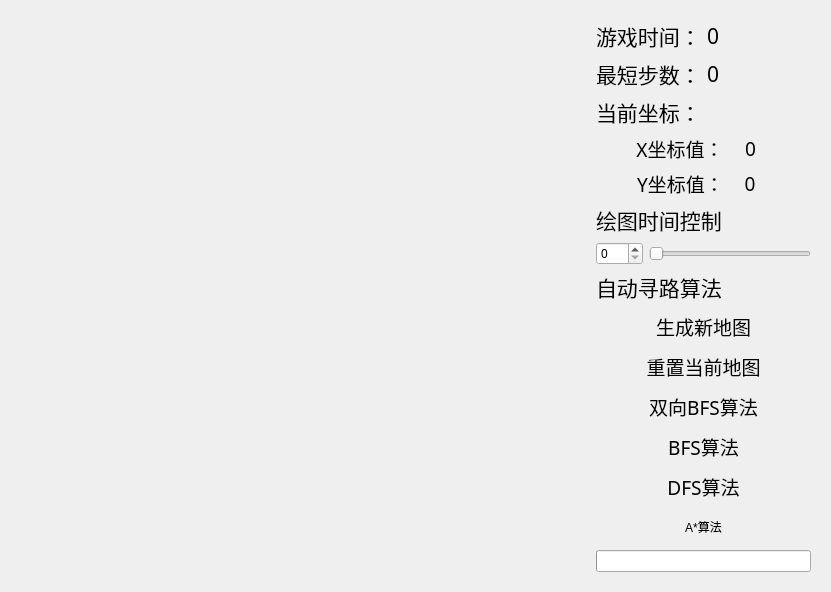
<?xml version="1.0" encoding="UTF-8"?>
<ui version="4.0">
 <class>Widget</class>
 <widget class="QWidget" name="Widget">
  <property name="geometry">
   <rect>
    <x>0</x>
    <y>0</y>
    <width>831</width>
    <height>588</height>
   </rect>
  </property>
  <property name="sizePolicy">
   <sizepolicy hsizetype="Fixed" vsizetype="Fixed">
    <horstretch>0</horstretch>
    <verstretch>0</verstretch>
   </sizepolicy>
  </property>
  <property name="minimumSize">
   <size>
    <width>0</width>
    <height>0</height>
   </size>
  </property>
  <property name="maximumSize">
   <size>
    <width>831</width>
    <height>618</height>
   </size>
  </property>
  <property name="mouseTracking">
   <bool>false</bool>
  </property>
  <property name="windowTitle">
   <string>迷宫自动寻路算法演示</string>
  </property>
  <layout class="QGridLayout" name="gridLayout">
   <item row="0" column="0">
    <widget class="QWidget" name="GameWidget" native="true">
     <property name="minimumSize">
      <size>
       <width>570</width>
       <height>570</height>
      </size>
     </property>
     <property name="maximumSize">
      <size>
       <width>570</width>
       <height>570</height>
      </size>
     </property>
    </widget>
   </item>
   <item row="0" column="1">
    <widget class="QWidget" name="GameInfo" native="true">
     <property name="minimumSize">
      <size>
       <width>0</width>
       <height>570</height>
      </size>
     </property>
     <property name="maximumSize">
      <size>
       <width>16777215</width>
       <height>570</height>
      </size>
     </property>
     <layout class="QVBoxLayout" name="verticalLayout_2">
      <item>
       <layout class="QVBoxLayout" name="verticalLayout">
        <item>
         <spacer name="verticalSpacer_13">
          <property name="orientation">
           <enum>Qt::Orientation::Vertical</enum>
          </property>
          <property name="sizeHint" stdset="0">
           <size>
            <width>20</width>
            <height>40</height>
           </size>
          </property>
         </spacer>
        </item>
        <item>
         <spacer name="verticalSpacer_12">
          <property name="orientation">
           <enum>Qt::Orientation::Vertical</enum>
          </property>
          <property name="sizeHint" stdset="0">
           <size>
            <width>20</width>
            <height>40</height>
           </size>
          </property>
         </spacer>
        </item>
        <item>
         <layout class="QHBoxLayout" name="horizontalLayout_4">
          <item>
           <widget class="QLabel" name="gameTime_2">
            <property name="font">
             <font>
              <family>茶末手写体</family>
              <pointsize>16</pointsize>
              <italic>false</italic>
              <bold>false</bold>
             </font>
            </property>
            <property name="styleSheet">
             <string notr="true">font: 16pt &quot;茶末手写体&quot;;</string>
            </property>
            <property name="text">
             <string>游戏时间：</string>
            </property>
           </widget>
          </item>
          <item>
           <widget class="QLabel" name="gameTime">
            <property name="font">
             <font>
              <family>茶末手写体</family>
              <pointsize>16</pointsize>
              <italic>false</italic>
              <bold>false</bold>
             </font>
            </property>
            <property name="styleSheet">
             <string notr="true">font: 16pt &quot;茶末手写体&quot;;</string>
            </property>
            <property name="text">
             <string>0</string>
            </property>
           </widget>
          </item>
         </layout>
        </item>
        <item>
         <spacer name="verticalSpacer_15">
          <property name="orientation">
           <enum>Qt::Orientation::Vertical</enum>
          </property>
          <property name="sizeHint" stdset="0">
           <size>
            <width>20</width>
            <height>40</height>
           </size>
          </property>
         </spacer>
        </item>
        <item>
         <layout class="QHBoxLayout" name="horizontalLayout_5">
          <item>
           <widget class="QLabel" name="gameStep_2">
            <property name="font">
             <font>
              <family>茶末手写体</family>
              <pointsize>16</pointsize>
              <italic>false</italic>
              <bold>false</bold>
             </font>
            </property>
            <property name="styleSheet">
             <string notr="true">font: 16pt &quot;茶末手写体&quot;;</string>
            </property>
            <property name="text">
             <string>最短步数：</string>
            </property>
           </widget>
          </item>
          <item>
           <widget class="QLabel" name="gameStep">
            <property name="font">
             <font>
              <family>茶末手写体</family>
              <pointsize>16</pointsize>
              <italic>false</italic>
              <bold>false</bold>
             </font>
            </property>
            <property name="styleSheet">
             <string notr="true">font: 16pt &quot;茶末手写体&quot;;</string>
            </property>
            <property name="text">
             <string>0</string>
            </property>
           </widget>
          </item>
         </layout>
        </item>
        <item>
         <widget class="QLabel" name="currentCoordinates">
          <property name="font">
           <font>
            <family>茶末手写体</family>
            <pointsize>16</pointsize>
            <italic>false</italic>
            <bold>false</bold>
           </font>
          </property>
          <property name="styleSheet">
           <string notr="true">font: 16pt &quot;茶末手写体&quot;;</string>
          </property>
          <property name="text">
           <string>当前坐标：</string>
          </property>
         </widget>
        </item>
        <item>
         <spacer name="verticalSpacer_11">
          <property name="orientation">
           <enum>Qt::Orientation::Vertical</enum>
          </property>
          <property name="sizeHint" stdset="0">
           <size>
            <width>20</width>
            <height>40</height>
           </size>
          </property>
         </spacer>
        </item>
        <item>
         <layout class="QHBoxLayout" name="horizontalLayout_2">
          <item>
           <spacer name="horizontalSpacer_3">
            <property name="orientation">
             <enum>Qt::Orientation::Horizontal</enum>
            </property>
            <property name="sizeHint" stdset="0">
             <size>
              <width>40</width>
              <height>20</height>
             </size>
            </property>
           </spacer>
          </item>
          <item>
           <widget class="QLabel" name="x_text">
            <property name="sizePolicy">
             <sizepolicy hsizetype="Expanding" vsizetype="Maximum">
              <horstretch>0</horstretch>
              <verstretch>0</verstretch>
             </sizepolicy>
            </property>
            <property name="font">
             <font>
              <family>茶末手写体</family>
              <pointsize>14</pointsize>
              <italic>false</italic>
              <bold>false</bold>
             </font>
            </property>
            <property name="styleSheet">
             <string notr="true">font: 14pt &quot;茶末手写体&quot;;</string>
            </property>
            <property name="text">
             <string>X坐标值：</string>
            </property>
            <property name="textFormat">
             <enum>Qt::TextFormat::AutoText</enum>
            </property>
            <property name="alignment">
             <set>Qt::AlignmentFlag::AlignHCenter|Qt::AlignmentFlag::AlignTop</set>
            </property>
           </widget>
          </item>
          <item>
           <widget class="QLabel" name="x">
            <property name="sizePolicy">
             <sizepolicy hsizetype="Expanding" vsizetype="Maximum">
              <horstretch>0</horstretch>
              <verstretch>0</verstretch>
             </sizepolicy>
            </property>
            <property name="font">
             <font>
              <family>茶末手写体</family>
              <pointsize>14</pointsize>
              <italic>false</italic>
              <bold>false</bold>
             </font>
            </property>
            <property name="styleSheet">
             <string notr="true">font: 14pt &quot;茶末手写体&quot;;</string>
            </property>
            <property name="text">
             <string>0</string>
            </property>
            <property name="textFormat">
             <enum>Qt::TextFormat::AutoText</enum>
            </property>
            <property name="alignment">
             <set>Qt::AlignmentFlag::AlignHCenter|Qt::AlignmentFlag::AlignTop</set>
            </property>
           </widget>
          </item>
          <item>
           <spacer name="horizontalSpacer_4">
            <property name="orientation">
             <enum>Qt::Orientation::Horizontal</enum>
            </property>
            <property name="sizeHint" stdset="0">
             <size>
              <width>40</width>
              <height>20</height>
             </size>
            </property>
           </spacer>
          </item>
         </layout>
        </item>
        <item>
         <spacer name="verticalSpacer_10">
          <property name="orientation">
           <enum>Qt::Orientation::Vertical</enum>
          </property>
          <property name="sizeHint" stdset="0">
           <size>
            <width>20</width>
            <height>40</height>
           </size>
          </property>
         </spacer>
        </item>
        <item>
         <layout class="QHBoxLayout" name="horizontalLayout">
          <item>
           <spacer name="horizontalSpacer">
            <property name="orientation">
             <enum>Qt::Orientation::Horizontal</enum>
            </property>
            <property name="sizeHint" stdset="0">
             <size>
              <width>40</width>
              <height>20</height>
             </size>
            </property>
           </spacer>
          </item>
          <item>
           <widget class="QLabel" name="y_text">
            <property name="sizePolicy">
             <sizepolicy hsizetype="Expanding" vsizetype="Maximum">
              <horstretch>0</horstretch>
              <verstretch>0</verstretch>
             </sizepolicy>
            </property>
            <property name="font">
             <font>
              <family>茶末手写体</family>
              <pointsize>14</pointsize>
              <italic>false</italic>
              <bold>false</bold>
             </font>
            </property>
            <property name="styleSheet">
             <string notr="true">font: 14pt &quot;茶末手写体&quot;;</string>
            </property>
            <property name="text">
             <string>Y坐标值：</string>
            </property>
            <property name="textFormat">
             <enum>Qt::TextFormat::AutoText</enum>
            </property>
            <property name="alignment">
             <set>Qt::AlignmentFlag::AlignHCenter|Qt::AlignmentFlag::AlignTop</set>
            </property>
           </widget>
          </item>
          <item>
           <widget class="QLabel" name="y">
            <property name="sizePolicy">
             <sizepolicy hsizetype="Expanding" vsizetype="Maximum">
              <horstretch>0</horstretch>
              <verstretch>0</verstretch>
             </sizepolicy>
            </property>
            <property name="font">
             <font>
              <family>茶末手写体</family>
              <pointsize>14</pointsize>
              <italic>false</italic>
              <bold>false</bold>
             </font>
            </property>
            <property name="styleSheet">
             <string notr="true">font: 14pt &quot;茶末手写体&quot;;</string>
            </property>
            <property name="text">
             <string>0</string>
            </property>
            <property name="textFormat">
             <enum>Qt::TextFormat::AutoText</enum>
            </property>
            <property name="alignment">
             <set>Qt::AlignmentFlag::AlignHCenter|Qt::AlignmentFlag::AlignTop</set>
            </property>
           </widget>
          </item>
          <item>
           <spacer name="horizontalSpacer_2">
            <property name="orientation">
             <enum>Qt::Orientation::Horizontal</enum>
            </property>
            <property name="sizeHint" stdset="0">
             <size>
              <width>40</width>
              <height>20</height>
             </size>
            </property>
           </spacer>
          </item>
         </layout>
        </item>
        <item>
         <spacer name="verticalSpacer_9">
          <property name="orientation">
           <enum>Qt::Orientation::Vertical</enum>
          </property>
          <property name="sizeHint" stdset="0">
           <size>
            <width>20</width>
            <height>40</height>
           </size>
          </property>
         </spacer>
        </item>
        <item>
         <widget class="QLabel" name="label_5">
          <property name="font">
           <font>
            <family>茶末手写体</family>
            <pointsize>16</pointsize>
            <italic>false</italic>
            <bold>false</bold>
           </font>
          </property>
          <property name="styleSheet">
           <string notr="true">font: 16pt &quot;茶末手写体&quot;;</string>
          </property>
          <property name="text">
           <string>绘图时间控制</string>
          </property>
          <property name="alignment">
           <set>Qt::AlignmentFlag::AlignLeading|Qt::AlignmentFlag::AlignLeft|Qt::AlignmentFlag::AlignVCenter</set>
          </property>
         </widget>
        </item>
        <item>
         <spacer name="verticalSpacer_2">
          <property name="orientation">
           <enum>Qt::Orientation::Vertical</enum>
          </property>
          <property name="sizeHint" stdset="0">
           <size>
            <width>20</width>
            <height>40</height>
           </size>
          </property>
         </spacer>
        </item>
        <item>
         <layout class="QHBoxLayout" name="horizontalLayout_3">
          <item>
           <widget class="QSpinBox" name="spinBox">
            <property name="maximum">
             <number>100</number>
            </property>
           </widget>
          </item>
          <item>
           <widget class="QSlider" name="horizontalSlider">
            <property name="maximum">
             <number>100</number>
            </property>
            <property name="orientation">
             <enum>Qt::Orientation::Horizontal</enum>
            </property>
           </widget>
          </item>
         </layout>
        </item>
        <item>
         <spacer name="verticalSpacer">
          <property name="orientation">
           <enum>Qt::Orientation::Vertical</enum>
          </property>
          <property name="sizeHint" stdset="0">
           <size>
            <width>20</width>
            <height>40</height>
           </size>
          </property>
         </spacer>
        </item>
        <item>
         <widget class="QLabel" name="label_4">
          <property name="font">
           <font>
            <family>茶末手写体</family>
            <pointsize>16</pointsize>
            <italic>false</italic>
            <bold>false</bold>
           </font>
          </property>
          <property name="styleSheet">
           <string notr="true">font: 16pt &quot;茶末手写体&quot;;</string>
          </property>
          <property name="text">
           <string>自动寻路算法</string>
          </property>
          <property name="alignment">
           <set>Qt::AlignmentFlag::AlignLeading|Qt::AlignmentFlag::AlignLeft|Qt::AlignmentFlag::AlignVCenter</set>
          </property>
         </widget>
        </item>
        <item>
         <spacer name="verticalSpacer_16">
          <property name="orientation">
           <enum>Qt::Orientation::Vertical</enum>
          </property>
          <property name="sizeHint" stdset="0">
           <size>
            <width>20</width>
            <height>40</height>
           </size>
          </property>
         </spacer>
        </item>
        <item>
         <widget class="QPushButton" name="GenerateMap">
          <property name="font">
           <font>
            <family>茶末手写体</family>
            <pointsize>14</pointsize>
            <italic>false</italic>
            <bold>false</bold>
           </font>
          </property>
          <property name="styleSheet">
           <string notr="true">QPushButton {
	border-radius: 4px; 
    border: none; 
    width: 35px; 
    height: 35px; 
	font: 14pt &quot;茶末手写体&quot;;
    color: rgb(0, 0, 0);
}

QPushButton:hover { 
    background: rgba(119,136,153, 30); 
	font: 14pt &quot;茶末手写体&quot;;
}
QPushButton:pressed{ 
   background: rgba(255, 255, 255, 100); 
	font: 14pt &quot;茶末手写体&quot;;
}</string>
          </property>
          <property name="text">
           <string>生成新地图</string>
          </property>
         </widget>
        </item>
        <item>
         <spacer name="verticalSpacer_8">
          <property name="orientation">
           <enum>Qt::Orientation::Vertical</enum>
          </property>
          <property name="sizeHint" stdset="0">
           <size>
            <width>20</width>
            <height>40</height>
           </size>
          </property>
         </spacer>
        </item>
        <item>
         <widget class="QPushButton" name="rebuild">
          <property name="font">
           <font>
            <family>茶末手写体</family>
            <pointsize>14</pointsize>
            <italic>false</italic>
            <bold>false</bold>
           </font>
          </property>
          <property name="styleSheet">
           <string notr="true">QPushButton {
	border-radius: 4px; 
    border: none; 
    width: 35px; 
    height: 35px; 
	font: 14pt &quot;茶末手写体&quot;;
    color: rgb(0, 0, 0);
}

QPushButton:hover { 
    background: rgba(119,136,153, 30); 
	font: 14pt &quot;茶末手写体&quot;;
}
QPushButton:pressed{ 
   background: rgba(255, 255, 255, 100); 
	font: 14pt &quot;茶末手写体&quot;;
}</string>
          </property>
          <property name="text">
           <string>重置当前地图</string>
          </property>
         </widget>
        </item>
        <item>
         <spacer name="verticalSpacer_4">
          <property name="orientation">
           <enum>Qt::Orientation::Vertical</enum>
          </property>
          <property name="sizeHint" stdset="0">
           <size>
            <width>20</width>
            <height>40</height>
           </size>
          </property>
         </spacer>
        </item>
        <item>
         <widget class="QPushButton" name="Dbfs">
          <property name="font">
           <font>
            <family>茶末手写体</family>
            <pointsize>14</pointsize>
            <italic>false</italic>
            <bold>false</bold>
           </font>
          </property>
          <property name="styleSheet">
           <string notr="true">QPushButton {
	border-radius: 4px; 
    border: none; 
    width: 35px; 
    height: 35px; 
	font: 14pt &quot;茶末手写体&quot;;
    color: rgb(0, 0, 0);
}

QPushButton:hover { 
    background: rgba(119,136,153, 50); 
	font: 14pt &quot;茶末手写体&quot;;
}
QPushButton:pressed{ 
   background: rgba(255, 255, 255, 100); 
	font: 14pt &quot;茶末手写体&quot;;
}</string>
          </property>
          <property name="text">
           <string>双向BFS算法</string>
          </property>
         </widget>
        </item>
        <item>
         <widget class="QPushButton" name="Bfs">
          <property name="font">
           <font>
            <family>茶末手写体</family>
            <pointsize>14</pointsize>
            <italic>false</italic>
            <bold>false</bold>
           </font>
          </property>
          <property name="styleSheet">
           <string notr="true">QPushButton {
	border-radius: 4px; 
    border: none; 
    width: 35px; 
    height: 35px; 
	font: 14pt &quot;茶末手写体&quot;;
    color: rgb(0, 0, 0);
}

QPushButton:hover { 
    background: rgba(119,136,153, 50); 
	font: 14pt &quot;茶末手写体&quot;;
}
QPushButton:pressed{ 
   background: rgba(255, 255, 255, 100); 
	font: 14pt &quot;茶末手写体&quot;;
}</string>
          </property>
          <property name="text">
           <string>BFS算法</string>
          </property>
         </widget>
        </item>
        <item>
         <spacer name="verticalSpacer_5">
          <property name="orientation">
           <enum>Qt::Orientation::Vertical</enum>
          </property>
          <property name="sizeHint" stdset="0">
           <size>
            <width>20</width>
            <height>40</height>
           </size>
          </property>
         </spacer>
        </item>
        <item>
         <widget class="QPushButton" name="Dfs">
          <property name="font">
           <font>
            <family>茶末手写体</family>
            <pointsize>14</pointsize>
            <italic>false</italic>
            <bold>false</bold>
           </font>
          </property>
          <property name="styleSheet">
           <string notr="true">QPushButton {
	border-radius: 4px; 
    border: none; 
    width: 35px; 
    height: 35px; 
	font: 14pt &quot;茶末手写体&quot;;
    color: rgb(0, 0, 0);
}

QPushButton:hover { 
    background: rgba(119,136,153, 50); 
	font: 14pt &quot;茶末手写体&quot;;
}
QPushButton:pressed{ 
   background: rgba(255, 255, 255, 100); 
	font: 14pt &quot;茶末手写体&quot;;
}</string>
          </property>
          <property name="text">
           <string>DFS算法</string>
          </property>
          <property name="iconSize">
           <size>
            <width>16</width>
            <height>16</height>
           </size>
          </property>
         </widget>
        </item>
        <item>
         <widget class="QPushButton" name="AStar">
          <property name="styleSheet">
           <string notr="true">QPushButton {
	border-radius: 4px; 
    border: none; 
    width: 35px; 
    height: 35px; 
	font: 14pt &quot;茶末手写体&quot;;
    color: rgb(0, 0, 0);
}

QPushButton:hover { 
    background: rgba(119,136,153, 50); 
	font: 14pt &quot;茶末手写体&quot;;
}
QPushButton:pressed{ 
   background: rgba(255, 255, 255, 100); 
	font: 14pt &quot;茶末手写体&quot;;
}</string>
          </property>
          <property name="text">
           <string>A*算法</string>
          </property>
         </widget>
        </item>
        <item>
         <spacer name="verticalSpacer_14">
          <property name="orientation">
           <enum>Qt::Orientation::Vertical</enum>
          </property>
          <property name="sizeHint" stdset="0">
           <size>
            <width>20</width>
            <height>40</height>
           </size>
          </property>
         </spacer>
        </item>
        <item>
         <widget class="QProgressBar" name="gameStatus">
          <property name="minimum">
           <number>0</number>
          </property>
          <property name="maximum">
           <number>100</number>
          </property>
          <property name="value">
           <number>0</number>
          </property>
          <property name="alignment">
           <set>Qt::AlignmentFlag::AlignCenter</set>
          </property>
          <property name="textVisible">
           <bool>false</bool>
          </property>
          <property name="textDirection">
           <enum>QProgressBar::Direction::TopToBottom</enum>
          </property>
         </widget>
        </item>
        <item>
         <spacer name="verticalSpacer_7">
          <property name="orientation">
           <enum>Qt::Orientation::Vertical</enum>
          </property>
          <property name="sizeHint" stdset="0">
           <size>
            <width>20</width>
            <height>40</height>
           </size>
          </property>
         </spacer>
        </item>
       </layout>
      </item>
     </layout>
    </widget>
   </item>
  </layout>
 </widget>
 <resources/>
 <connections/>
</ui>
